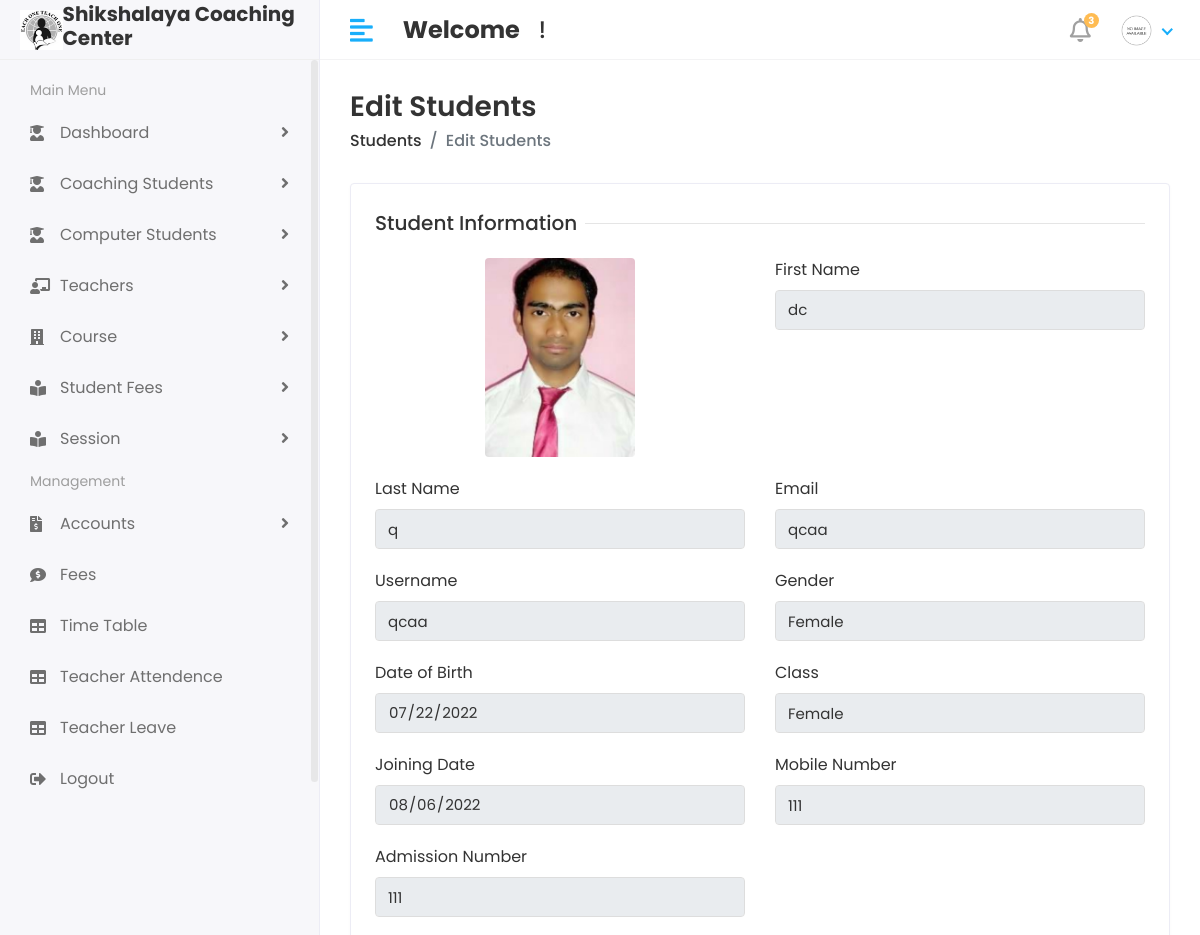
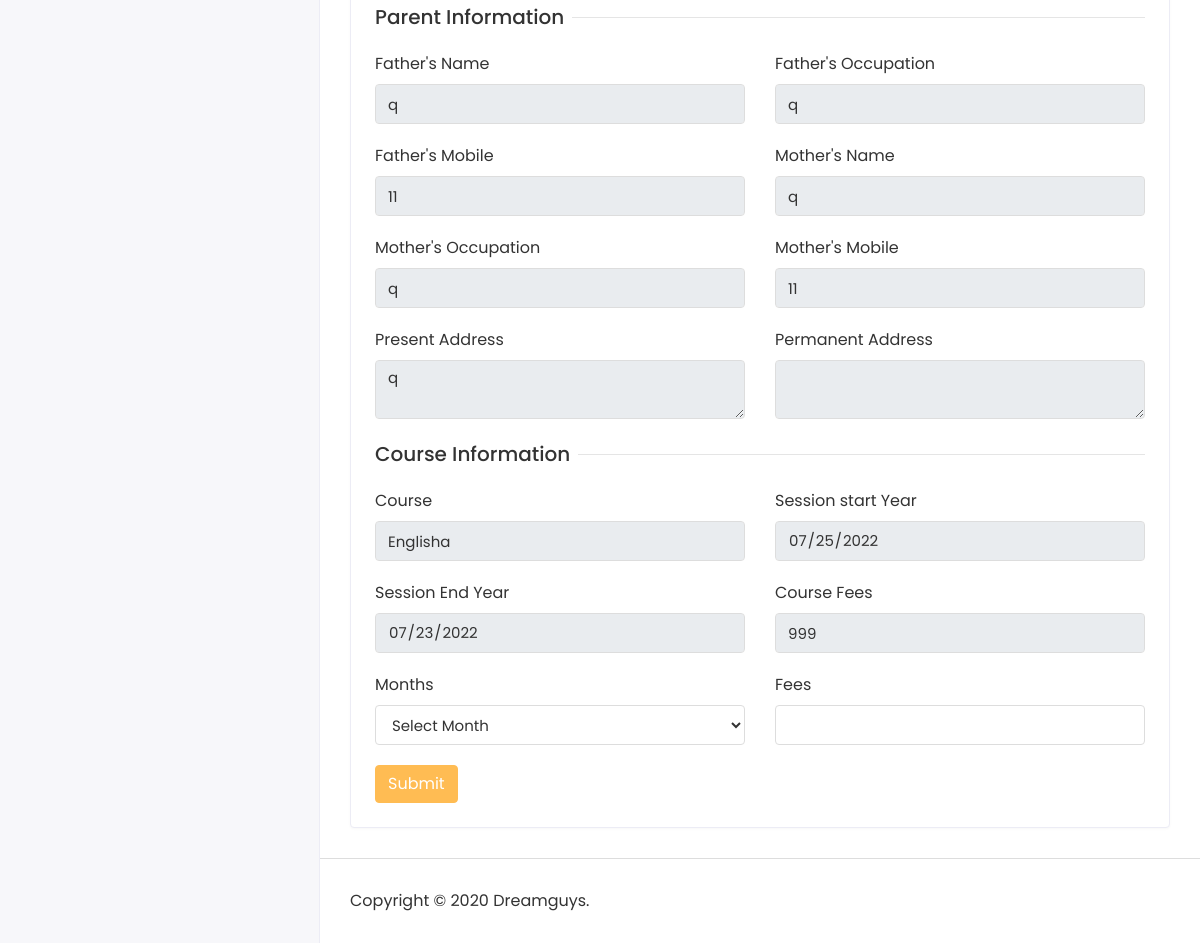
The page /Hod/Student/Fees/1 (signed in) on the database its author committed (2 pictures, top to bottom).
### shikshalaya_computer_app/models.py (models this page shows, shortened)
class Student(models.Model):
    admin = models.OneToOneField(CustomUser,on_delete=models.CASCADE)
    gender  = models.CharField(max_length=100)
    date_of_birth = models.CharField(max_length=100)
    Class = models.CharField(max_length=100)
    joining_date = models.CharField(max_length=100)
    mobile_number = models.IntegerField()
    admission_number = models.CharField(max_length=100)
    father_name = models.CharField(max_length=100)
    father_occupation = models.CharField(max_length=100)
    father_mobile = models.IntegerField()
    mother_name = models.CharField(max_length=100)
    mother_occupation = models.CharField(max_length=100)
    mother_mobile_number = models.IntegerField()
    present_address = models.TextField()
    perment_address = models.TextField()
    course_stud = models.ForeignKey(Course,on_delete=models.DO_NOTHING)
    session_start = models.CharField(max_length=100)
    session_end =models.CharField(max_length=100)
    course_fees = models.IntegerField()
    created_at = models.DateTimeField(auto_now_add=True)
    updated_at = models.DateTimeField(auto_now=True)

class CustomUser(AbstractUser):
    USER = (
        (1,'HOD'),
        (2,'STAFF'),
        (3,'STUDENT')
    )
    user_type =  models.CharField(choices=USER,max_length=50,default=1)
    profile_pic = models.ImageField(upload_to='media/profile_pic')

class Course(models.Model):
    name = models.CharField(max_length=100)
    created_at = models.DateTimeField(auto_now_add=True)
    updated_at = models.DateTimeField(auto_now=True)

### student_management_system/Hod_views.py (the view)
# urls.py: path('Hod/Student/Fees/<str:id>',Hod_views.FEES_STUDENT,name='fees_student'),
@login_required(login_url='/')
def FEES_STUDENT(request,id):
    student = Student.objects.filter(id=id)
    course = Course.objects.all()
    context = {
        'student': student,
        'course': course
    }
    return render(request,'Hod/fees_student.html', context)

### templates/Hod/fees_student.html (shortened to what this page needs)
{% extends 'base.html' %}
{% block content %}
 <div class="content container-fluid">
               <div class="page-header">
                  <div class="row align-items-center">
                     <div class="col">
                        <h3 class="page-title">Edit Students</h3>
                        <ul class="breadcrumb">
                           <li class="breadcrumb-item"><a href="students.html">Students</a></li>
                           <li class="breadcrumb-item active">Edit Students</li>
                        </ul>
                     </div>
                  </div>
               </div>
               <div class="row">
                  <div class="col-sm-12">
                     <div class="card">
                        <div class="card-body">
                        {% for i in student %}
                           <form method="post" action="{% url 'fees_add_student_d' i.id %}" enctype="multipart/form-data">
                              <div class="row">
                                 <div class="col-12">
                                    <h5 class="form-title"><span>Student Information</span></h5>
                                 </div>
                                 <div class="col-12 col-sm-6">
                                    <div class="form-group">
                                       <a  class="rounded-circle shadow-4"><img class="rounded mx-auto d-block" style="width: 150px;" src="/{{i.admin.profile_pic}}" alt="User Image"></a>
                                    </div>
                                 </div>
                                 <div class="col-12 col-sm-6">
                                    <div class="form-group">
                                       <label>First Name</label>
                                       <input type="text" class="form-control" name="first_name"  value="{{i.admin.first_name}} " readonly>
                                    </div>
                                 </div>
                                 <div class="col-12 col-sm-6">
                                    <div class="form-group">
                                       <label>Last Name</label>
                                       <input type="text" class="form-control" name="last_name"  value="{{i.admin.last_name}}" readonly>
                                    </div>
                                 </div>
                                 <div class="col-12 col-sm-6">
                                    <div class="form-group">
                                       <label>Email</label>
                                       <input type="text" class="form-control" name="email"  value="{{i.admin.email}}" readonly>
                                    </div>
                                 </div>
                                 <div class="col-12 col-sm-6">
                                    <div class="form-group">
                                       <label>Username</label>
                                       <input type="text" class="form-control" name="username"  value="{{i.admin.username}}" readonly>
                                    </div>
                                 </div>
                                 <div class="col-12 col-sm-6">
                                    <div class="form-group">
                                       <label>Gender</label>
                                       <input type="text" class="form-control" name="gender"  value="{{i.gender}}" readonly>
                                    </div>
                                 </div>
                                 <div class="col-12 col-sm-6">
                                    <div class="form-group">
                                       <label>Date of Birth</label>
                                       <div>
                                          <input type="date" class="form-control" name="date_of_birth"  value="{{i.date_of_birth}}" readonly>
                                       </div>
                                    </div>
                                 </div>
                                 <div class="col-12 col-sm-6">
                                    <div class="form-group">
                                       <label>Class</label>
                                       <input type="text" class="form-control" name="Class"  value="{{i.Class}}" readonly>
                                    </div>
                                 </div>
                                 <div class="col-12 col-sm-6">
                                    <div class="form-group">
                                       <label>Joining Date</label>
                                       <div>
                                          <input type="date" class="form-control" name="joining_date"  value="{{i.joining_date}}" readonly>
                                       </div>
                                    </div>
                                 </div>
                                 <div class="col-12 col-sm-6">
                                    <div class="form-group">
                                       <label>Mobile Number</label>
                                       <input type="text" class="form-control" name="mobile_number"  value="{{i.mobile_number}}" readonly>
                                    </div>
                                 </div>
                                 <div class="col-12 col-sm-6">
                                    <div class="form-group">
                                       <label>Admission Number</label>
                                       <input type="text" class="form-control" name="admission_number"  value="{{i.admission_number}}" readonly>
                                    </div>
                                 </div>
                                 <div class="col-12">
                                    <h5 class="form-title"><span>Parent Information</span></h5>
                                 </div>
                                 <div class="col-12 col-sm-6">
                                    <div class="form-group">
                                       <label>Father's Name</label>
                                       <input type="text" class="form-control" name="father_name"  value="{{i.father_name}}" readonly>
                                    </div>
                                 </div>
                                 <div class="col-12 col-sm-6">
                                    <div class="form-group">
                                       <label>Father's Occupation</label>
                                       <input type="text" class="form-control" name="father_occupation"  value="{{i.father_occupation}}" readonly>
                                    </div>
                                 </div>
                                 <div class="col-12 col-sm-6">
                                    <div class="form-group">
                                       <label>Father's Mobile</label>
                                       <input type="text" class="form-control" name="father_mobile_number" required  value="{{i.father_mobile}}" readonly>
                                    </div>
                                 </div>
                                 <div class="col-12 col-sm-6">
                                    <div class="form-group">
                                       <label>Mother's Name</label>
                                       <input type="text" class="form-control" name="mother_name"  value="{{i.mother_name}}" readonly>
                                    </div>
                                 </div>
                                 <div class="col-12 col-sm-6">
                                    <div class="form-group">
                                       <label>Mother's Occupation</label>
                                       <input type="text" class="form-control" name="mother_occupation"  value="{{i.mother_occupation}}" readonly>
                                    </div>
                                 </div>
                                 <div class="col-12 col-sm-6">
                                    <div class="form-group">
                                       <label>Mother's Mobile</label>
                                       <input type="text" class="form-control" name="mother_mobile_number"  value="{{i.mother_mobile_number}}" readonly>
                                    </div>
                                 </div>
                                 <div class="col-12 col-sm-6">
                                    <div class="form-group">
                                       <label>Present Address</label>
                                       <textarea class="form-control" name="present_address" readonly >{{i.present_address}}</textarea>
                                    </div>
                                 </div>
                                 <div class="col-12 col-sm-6">
                                    <div class="form-group">
                                       <label>Permanent Address</label>
                                       <textarea class="form-control" name="permenent_address" readonly >{{i.permenent_address}}</textarea>
                                    </div>
                                 </div>
                                 <div class="col-12">
                                    <h5 class="form-title"><span>Course Information</span></h5>
                                 </div>
                                  <div class="col-12 col-sm-6">
                                    <div class="form-group">
                                       <label>Course</label>
                                       <input type="text" class="form-control" name="course_id"  value="{{i.course_stud.name}}" readonly>
                                    </div>
                                 </div>
                                 <div class="col-12 col-sm-6">
                                    <div class="form-group">
                                       <label>Session start Year</label>
                                       <div>
                                          <input type="date" class="form-control" name="session_start"  value="{{i.session_start}}" readonly>
                                       </div>
                                    </div>
                                 </div>
                                 <div class="col-12 col-sm-6">
                                    <div class="form-group">
                                       <label>Session End Year</label>
                                       <div>
                                          <input type="date" class="form-control" name="session_end"  value="{{i.session_end}}" readonly>
                                       </div>
                                    </div>
                                 </div>
                                 <div class="col-12 col-sm-6">
                                    <div class="form-group">
                                       <label>Course Fees</label>
                                       <input type="text" class="form-control" name="course_fees"  value="{{i.course_fees}}" readonly>
                                    </div>
                                 </div>
                                  <div class="col-12 col-sm-6">
                                    <div class="form-group">
                                       <label>Months</label>
                                       <select class="form-control" name="months"   required/>
                                          <option>Select Month</option>
                                    </div>
                                 </div>
                                  <div class="col-12 col-sm-6">
                                    <div class="form-group">
                                       <label>Fees</label>
                                       <input type="number" class="form-control" name="month_fees"   required>
                                    </div>
                                 </div>
                                 <div class="col-12">
                                    <button type="submit" class="btn btn-primary">Submit</button>
                                 </div>
                              </div>
                           </form>
                            {% endfor %}
                        </div>
                     </div>
                  </div>
               </div>
            </div>
{% endblock %}

### static/assets/css/style.css (style rules this page uses)
html { height: 100%; }
body { background-color: #fff; color: #333; font-family: 'Poppins', sans-serif; font-size: 1rem; height: 100%; line-height: 1.5; overflow-x: hidden; }
h1, h2, h3, h4, h5, h6 { font-family: 'Poppins', sans-serif; margin-top: 0; }
.form-control { border: 1px solid #ddd; box-shadow: none; color: #333; font-size: 15px; height: 40px; }
input, input:focus, button, button:focus { outline: none; }
input[type=text], input[type=password] { -webkit-appearance: none; -moz-appearance: none; appearance: none; }
textarea.form-control { resize: vertical; }
.form-group { margin-bottom: 1.25rem; }
ul, ol { padding: 0px; list-style: none; }
.btn-primary { background-color: #FFBC53; border: 1px solid #FFBC53; }
.card { border: 1px solid #ececf5; box-shadow: 0 1px 3px 0 rgba(0, 0, 0, 0.03); margin-bottom: 1.875rem; }
.card-body { padding: 1.5rem; }
.page-wrapper > .content { padding: 1.875rem 1.875rem 0; }
.page-header { margin-bottom: 1.875rem; }
.page-header .breadcrumb { background-color: transparent; color: #6c757d; font-size: 1rem; font-weight: 500; margin-bottom: 0; padding: 0; }
.page-header .breadcrumb a { color: #333; }
.page-title { font-size: 28px; font-weight: 600; color: #333; margin-bottom: 5px; }
.form-title { width: 100%; max-width: 100%; padding: 0; font-size: 1.25rem; font-weight: 500; line-height: inherit; color: #333; white-space: normal; position: relative; display: block; margin-bottom: 20px; }
.form-title:before { content: ""; position: absolute; left: 0px; right: 0px; height: 1px; top: 50%; background-color: rgba(0, 0, 0, 0.1); }
.form-title span { padding: 0px 0.5rem 0 0; background-color: #fff; display: inline-block; z-index: 2; position: relative; }

### rows shown on the page
Student: admin.profile_pic (picture), first_name "dc", last_name "q", email "qcaa", username "qcaa", gender "Female", date_of_birth "07/22/2022", Class "Female", joining_date "08/06/2022", mobile_number "111", admission_number "111", father_name "q", father_occupation "q", father_mobile_number "11", mother_name "q", mother_occupation "q", mother_mobile_number "11", present_address "q", course_id "Englisha", session_start "07/25/2022", session_end "07/23/2022", course_fees "999"
